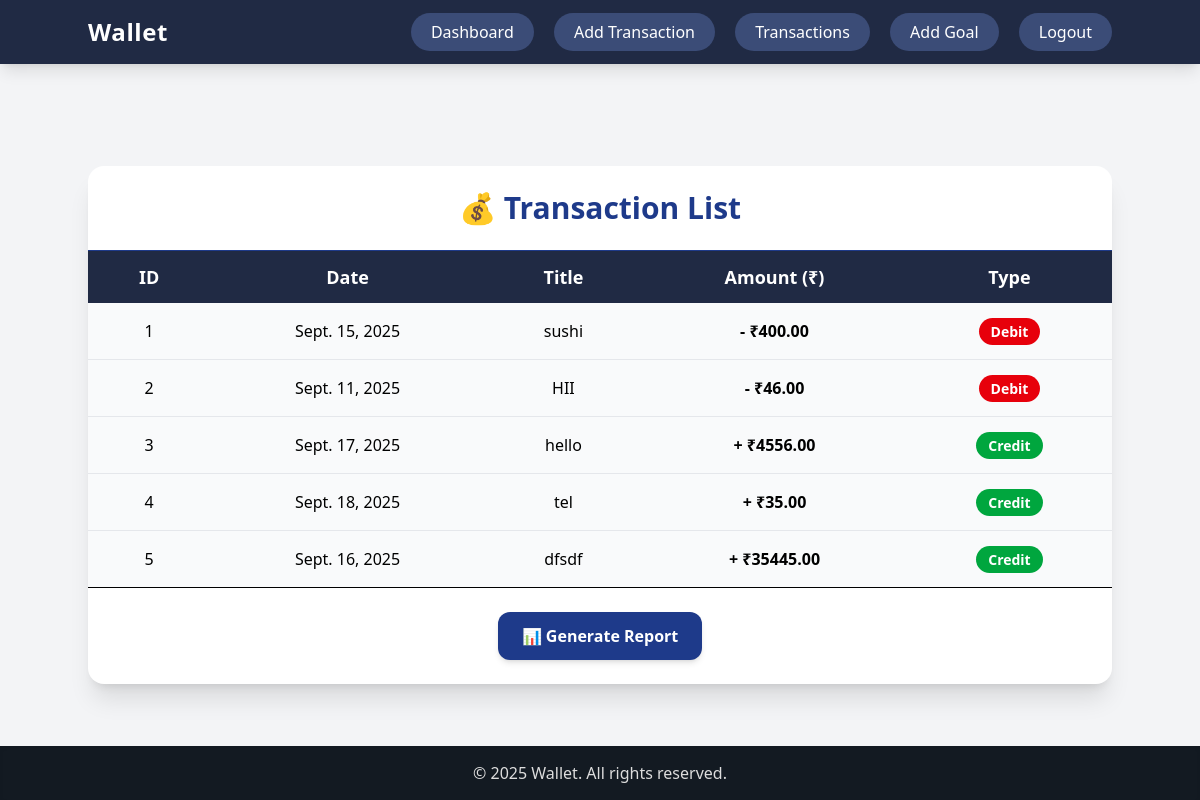
/transaction/ (signed in), run on an earlier commit of the app's database.
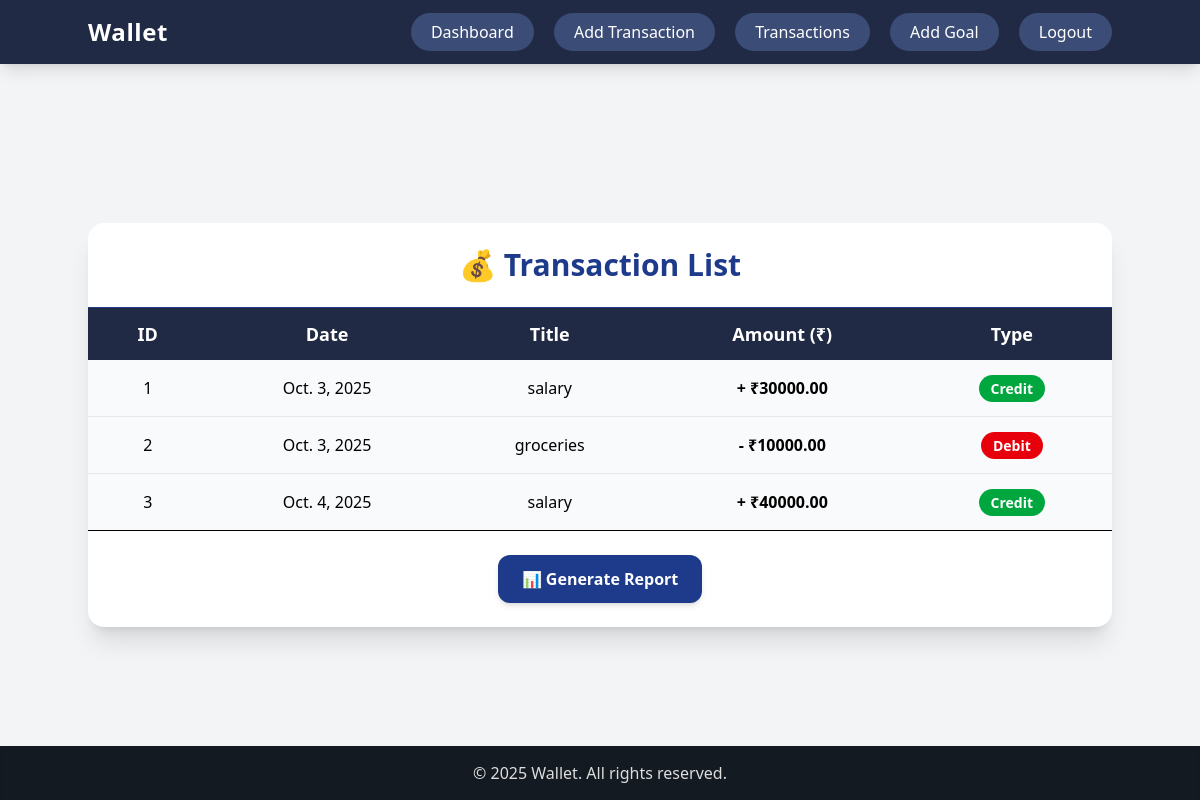
And on a later commit of the database.
### finance/models.py (models this page shows, shortened)
class Transaction(models.Model):
    TRANSACTION_TYPE =[
        ('Income', 'Income'),
        ('Expense', 'Expense')
    ]
    user = models.ForeignKey(User , on_delete=models.CASCADE )
    title = models.CharField(max_length = 255)
    amount = models.DecimalField(max_digits = 10, decimal_places = 2)
    transaction_type = models.CharField(max_length = 10 , choices = TRANSACTION_TYPE)
    date = models.DateField()
    category = models.CharField(max_length = 255)

### finance/views.py (the view)
# urls.py: path("transaction/", views.transactionlist_view, name="transaction_list"),
@login_required
def transactionlist_view(request):
    transactions = Transaction.objects.filter(user = request.user)
    return render(request, "transaction_list.html", {"transactions": transactions})

### finance/templates/transaction_list.html (shortened to what this page needs)
{% extends 'base.html' %}
{% block content %}
<div class="w-full max-w-5xl mx-auto mt-10 bg-white shadow-xl rounded-2xl overflow-hidden">
    <h1 class="text-center text-3xl font-bold py-6 text-[#1e3a8a] border-b">
        💰 Transaction List
    </h1>
    <div class="overflow-x-auto">
        <table class="w-full border-collapse">
            <thead class="bg-[#202a44] text-white text-lg">
                <tr>
                    <th class="px-6 py-3 text-center">ID</th>
                    <th class="px-6 py-3 text-center">Date</th>
                    <th class="px-6 py-3 text-center">Title</th>
                    <th class="px-6 py-3 text-center">Amount (₹)</th>
                    <th class="px-6 py-3 text-center">Type</th>
                </tr>
            </thead>
            <tbody class="bg-gray-50 divide-y divide-gray-200 text-center">
                {% for transaction in transactions %}
                <tr class="hover:bg-gray-100 transition">
                    <td class="px-6 py-4 font-medium">{{ forloop.counter }}</td>
                    <td class="px-6 py-4">{{ transaction.date }}</td>
                    <td class="px-6 py-4">{{ transaction.title }}</td>
                    <td class="px-6 py-4 font-bold">
                        {% if transaction.transaction_type == "Income" %}
                            + ₹{{ transaction.amount }}
                        {% else %}
                            - ₹{{ transaction.amount }}
                        {% endif %}
                    </td>
                    <td class="px-6 py-4">
                        {% if transaction.transaction_type == "Income" %}
                            <span class="px-3 py-1 rounded-full text-sm font-semibold bg-green-600 text-white">
                                Credit
                            </span>
                        {% else %}
                            <span class="px-3 py-1 rounded-full text-sm font-semibold bg-red-600 text-white">
                                Debit
                            </span>
                        {% endif %}
                    </td>
                </tr>
                {% empty %}
                <tr>
                    <td colspan="5" class="px-6 py-6 text-gray-500 italic">
                        No transactions available
                    </td>
                </tr>
                {% endfor %}
            </tbody>
        </table>
    </div>
    <div class="text-center py-6 border-t">
        <a href="{% url 'export_transactions' %}"
           class="inline-block bg-[#1e3a8a] hover:bg-[#15235a] text-white font-semibold px-6 py-3 rounded-xl shadow-md transition">
            📊 Generate Report
        </a>
    </div>
</div>
{% endblock %}

What changed in the data, as far as the page shows it:
removed Transaction: transaction_type "Debit"
removed Transaction: transaction_type "Debit"
removed Transaction: transaction_type "Credit"
removed Transaction: transaction_type "Credit"
removed Transaction: transaction_type "Credit"
added Transaction: transaction_type "Credit"
added Transaction: transaction_type "Debit"
added Transaction: transaction_type "Credit"
